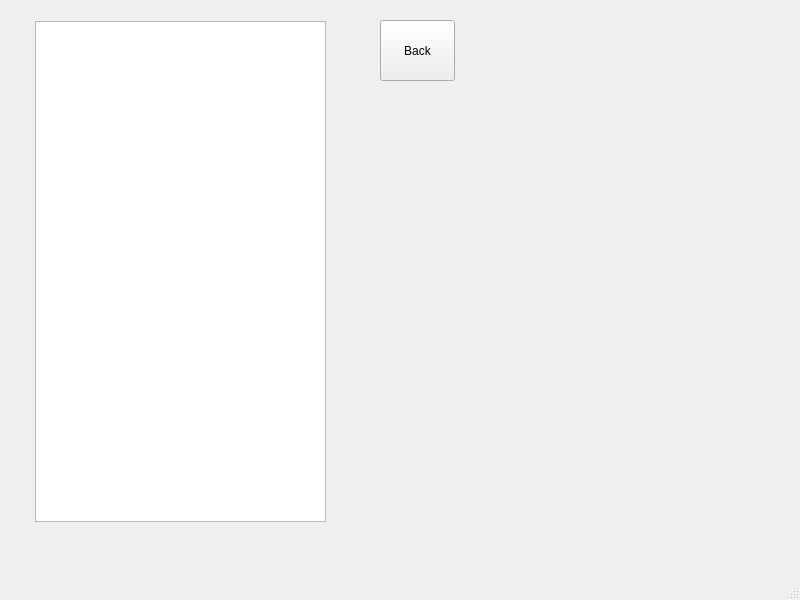
<?xml version="1.0" encoding="UTF-8"?>
<ui version="4.0">
 <class>MainWindow</class>
 <widget class="QMainWindow" name="MainWindow">
  <property name="geometry">
   <rect>
    <x>0</x>
    <y>0</y>
    <width>800</width>
    <height>600</height>
   </rect>
  </property>
  <property name="windowTitle">
   <string>MainWindow</string>
  </property>
  <widget class="QWidget" name="centralwidget">
   <widget class="QPushButton" name="pushButton">
    <property name="geometry">
     <rect>
      <x>380</x>
      <y>20</y>
      <width>75</width>
      <height>61</height>
     </rect>
    </property>
    <property name="text">
     <string>Back</string>
    </property>
   </widget>
   <widget class="QListWidget" name="mylist">
    <property name="geometry">
     <rect>
      <x>35</x>
      <y>21</y>
      <width>291</width>
      <height>501</height>
     </rect>
    </property>
   </widget>
  </widget>
  <widget class="QMenuBar" name="menubar">
   <property name="geometry">
    <rect>
     <x>0</x>
     <y>0</y>
     <width>800</width>
     <height>21</height>
    </rect>
   </property>
  </widget>
  <widget class="QStatusBar" name="statusbar"/>
 </widget>
 <resources/>
 <connections/>
</ui>
